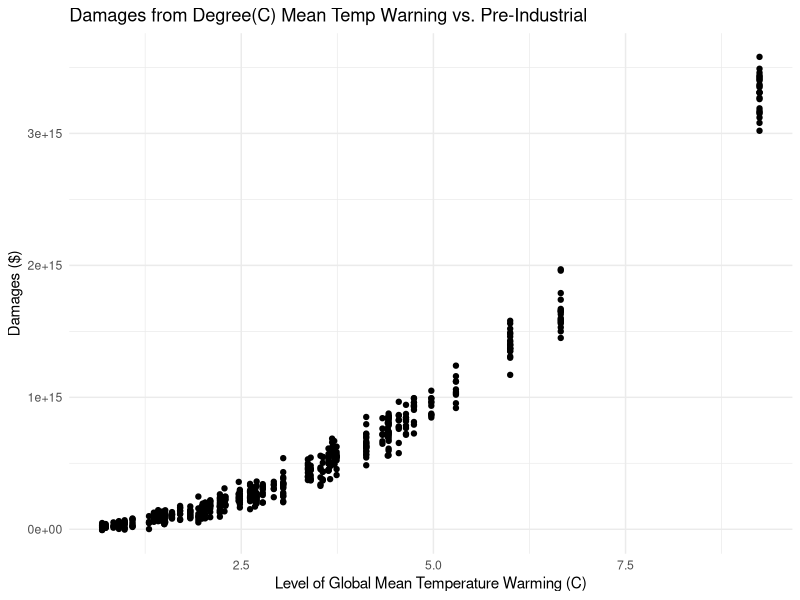
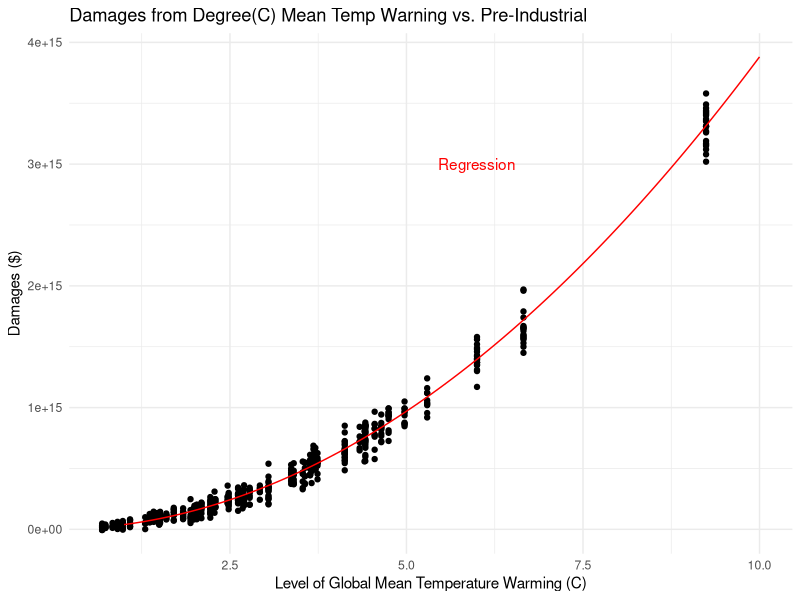
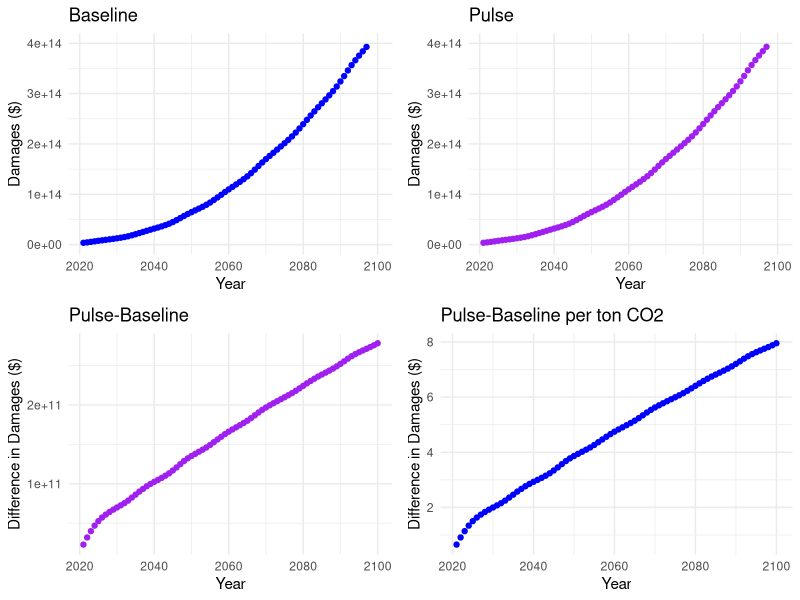
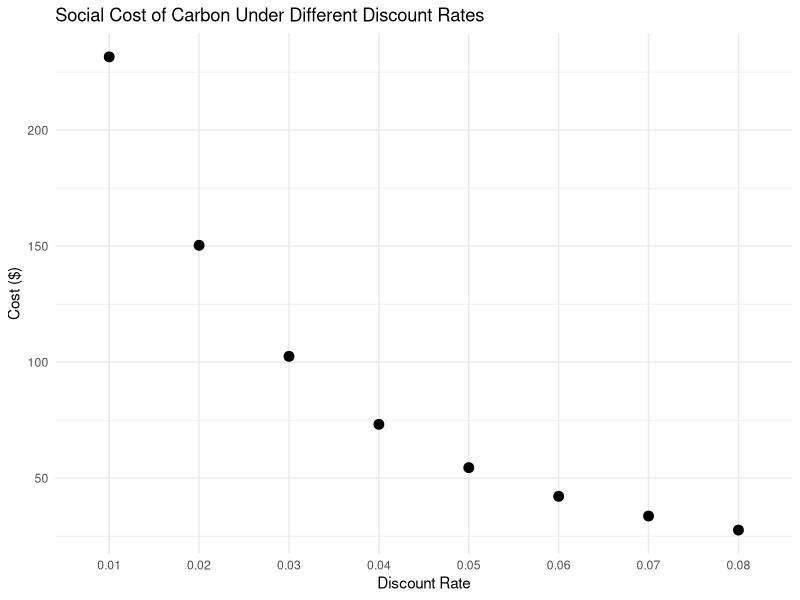
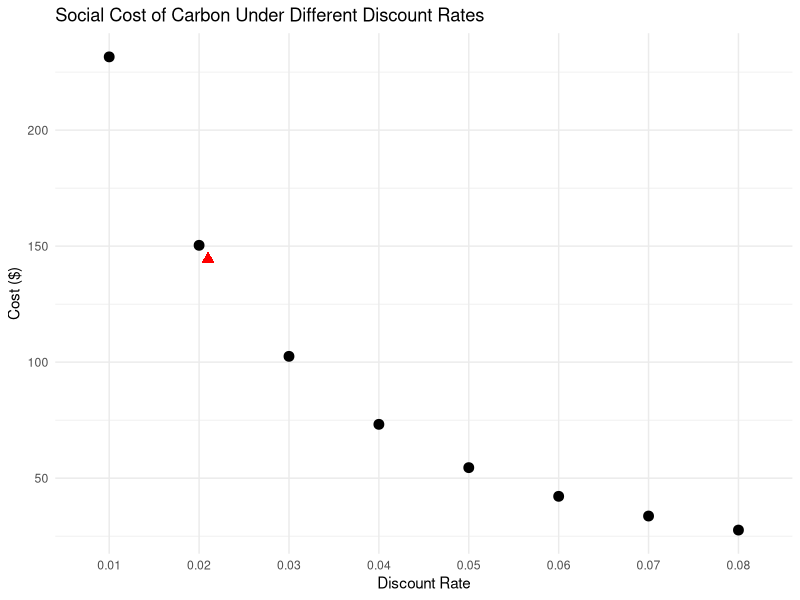
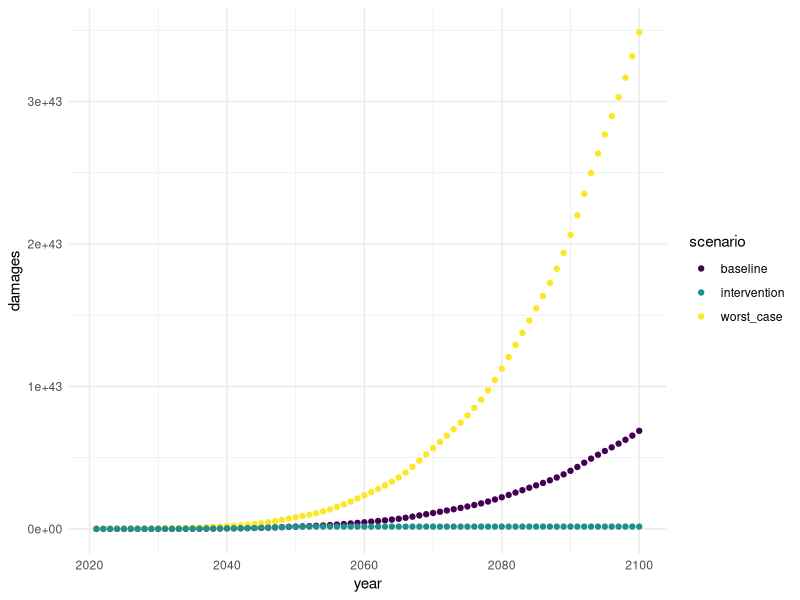

The R source for these figures, in order:
## ---- chunk 1
knitr::opts_chunk$set(echo=TRUE, message=FALSE, warning=FALSE)
library(tidyverse)
library(here)
## ---- chunk 2

##read in data
damages_df <- read_csv(here("data/damages.csv")) %>%
  mutate(warming2 = warming^2)
warming <- read_csv(here("data/warming.csv"))

##name columns how I want for the warming data
colnames(warming) = c("year", "baseline", "pulse")

## ---- chunk 3

##Plot to see what we're working with
ggplot(damages_df, aes(warming,damages))+
  geom_point() +
  labs(x="Level of Global Mean Temperature Warming (C)", y="Damages ($)", title="Damages from Degree(C) Mean Temp Warning vs. Pre-Industrial")+
  theme_minimal()
## ---- chunk 4

##2nd order polynomial function
damages_qm <- lm(damages ~ 0 + warming + warming2, data=damages_df)


##extract coefficients
damage_coef <- as.numeric(damages_qm$coefficients)[2]


##test that this did what we wanted it to
degrees_test <- seq(1, 10, 0.1)
test_df <- data.frame(degrees_test) %>%
  mutate(damages = damage_coef*(degrees_test^2))

# ggplot(test_df, aes(degrees_test, damages)) +
#   geom_point() +
#   theme_minimal()

## ---- chunk 5

##since I made the df that used the regression values, I can use that for my line
ggplot(damages_df, aes(warming,damages))+
  geom_point() +
  geom_line(data=test_df, aes(degrees_test, damages),  color="red")+
  annotate("text", x=6, y=3000000000000000, label="Regression", color="red")+
  labs(x="Level of Global Mean Temperature Warming (C)", y="Damages ($)", title="Damages from Degree(C) Mean Temp Warning vs. Pre-Industrial")+
  theme_minimal()

## ---- chunk 6

##make a function for my damages regression
damages_func <- function(warming){
  damages = damage_coef * warming^2 
  return(damages)
}


##calculate damages from baseline and pulse and add to data frame
warming_dam <- warming %>%
  mutate(damages_baseline = damages_func(baseline), damages_pulse = damages_func(pulse))

##calculate damage difference and difference associated with each ton increase of carbon
warming_dam <- warming_dam %>%
  mutate(difference=damages_pulse-damages_baseline, per_ton = difference/35000000000)

##plot all 4 
baseline_damages <- ggplot(warming_dam, aes(year, damages_baseline)) +
  geom_point(color="blue") +
  labs(x= "Year", y="Damages ($)", title="Baseline") +
  ylim(0, 400000000000000)+
  theme_minimal()
  

pulse_damages <- ggplot(warming_dam, aes(year, damages_pulse)) +
  geom_point(color="purple") +
  labs(x= "Year", y="Damages ($)", title="Pulse") + 
  ylim(0, 400000000000000)+
  theme_minimal()


diff_damages <- ggplot(warming_dam, aes(year, difference)) +
  geom_point(color="purple") +
  labs(x= "Year", y="Difference in Damages ($)", title="Pulse-Baseline") +
  theme_minimal()


diff_damages_co2 <- ggplot(warming_dam, aes(year, per_ton)) +
  geom_point(color="blue") +
  labs(x= "Year", y="Difference in Damages ($)", title="Pulse-Baseline per ton CO2") + 
  theme_minimal()

##arrange for .html

cowplot::plot_grid(baseline_damages,pulse_damages,diff_damages,diff_damages_co2)

## ---- chunk 7

##make discounting function for D/(1+r)^t
discounting_func <- function(amount, t, r){
  discounted_amount = amount/(1+r)^t
}

##make arguments to use in pmap()
times <- seq(1, nrow(warming_dam), 1)
rs <- seq(0.01,0.08,0.01)
carbons <- warming_dam$per_ton

##make data frame of output of pmap()
my_matrix <- as.data.frame(purrr::pmap(list(carbons, times), discounting_func, r=rs))

##rename columns with times vector bc it's ugly
colnames(my_matrix) <- times

##switch x and y
righted <- as.data.frame(t(my_matrix))

##name columns with rates 
colnames(righted) = rs

##find sums to get social cost of carbon
scc_sums <- righted %>%
  summarize(across(c(1:ncol(righted)), sum)) %>%
  pivot_longer(everything(), names_to = "discount_rate", values_to = "scc") 

##Plot
ggplot(scc_sums, aes(discount_rate, scc)) +
  geom_point(size=3)+
  labs(x="Discount Rate", y="Cost ($)", title = "Social Cost of Carbon Under Different Discount Rates")+
  theme_minimal()
## ---- chunk 8

##calculate r under ramsey rule
r_ramsey = 0.001+(2*0.01)

##make x and y switched data frame from pmap output
ramsey_df <- t(as.data.frame(purrr::pmap(list(carbons, times), discounting_func, r=r_ramsey))) 

##calculate sum (scc under Ramsey Rule)
ramsey_cost=sum(ramsey_df)

##plot first plot showing ramsey 
ggplot(scc_sums, aes(discount_rate, scc)) +
  geom_point(size=3)+
  geom_point(aes(x=r_ramsey*100, y=ramsey_cost), colour="red", shape="triangle",size=3)+
  labs(x="Discount Rate", y="Cost ($)", title = "Social Cost of Carbon Under Different Discount Rates")+
  theme_minimal()



## ---- chunk 9


replace_1.29 <- function(year, value)
{
  output = ifelse(year<=2050, value, 1.29)
  return(output)

}

damages_5 <- warming_dam %>%
  select(1, 2) %>%
  mutate(worst_case = baseline*1.5, intervention=replace_1.29(year, baseline)) %>%
  mutate(baseline = damages_func(baseline), worst_case = damages_func(worst_case), intervention = damages_func(intervention))


damages_plotable <- damages_5 %>%
  pivot_longer(cols=c(2:4), names_to = "scenario", values_to = "warming") %>%
  mutate(damages = damages_func(warming))

ggplot(damages_plotable, aes(x=year, y=damages, color=scenario))+
  geom_point() +
  scale_color_viridis_d()+
  theme_minimal()

## ---- chunk 10

times <- seq(1, nrow(warming_dam), 1)
r_5 <- 0.02

total_d_baseline = t(as.data.frame(purrr::pmap(list(damages_5$baseline, times), discounting_func, r=r_5)))

baseline_cost=sum(total_d_baseline)

total_d_worstcase = t(as.data.frame(purrr::pmap(list(damages_5$worst_case, times), discounting_func, r=r_5)))

worstcase_cost = sum(total_d_worstcase)

total_d_intervention = t(as.data.frame(purrr::pmap(list(damages_5$intervention, times), discounting_func, r=r_5)))

intervention_cost =sum(total_d_intervention)

optionB = intervention_cost

optionA = 0.5*(baseline_cost) + 0.5*worstcase_cost

